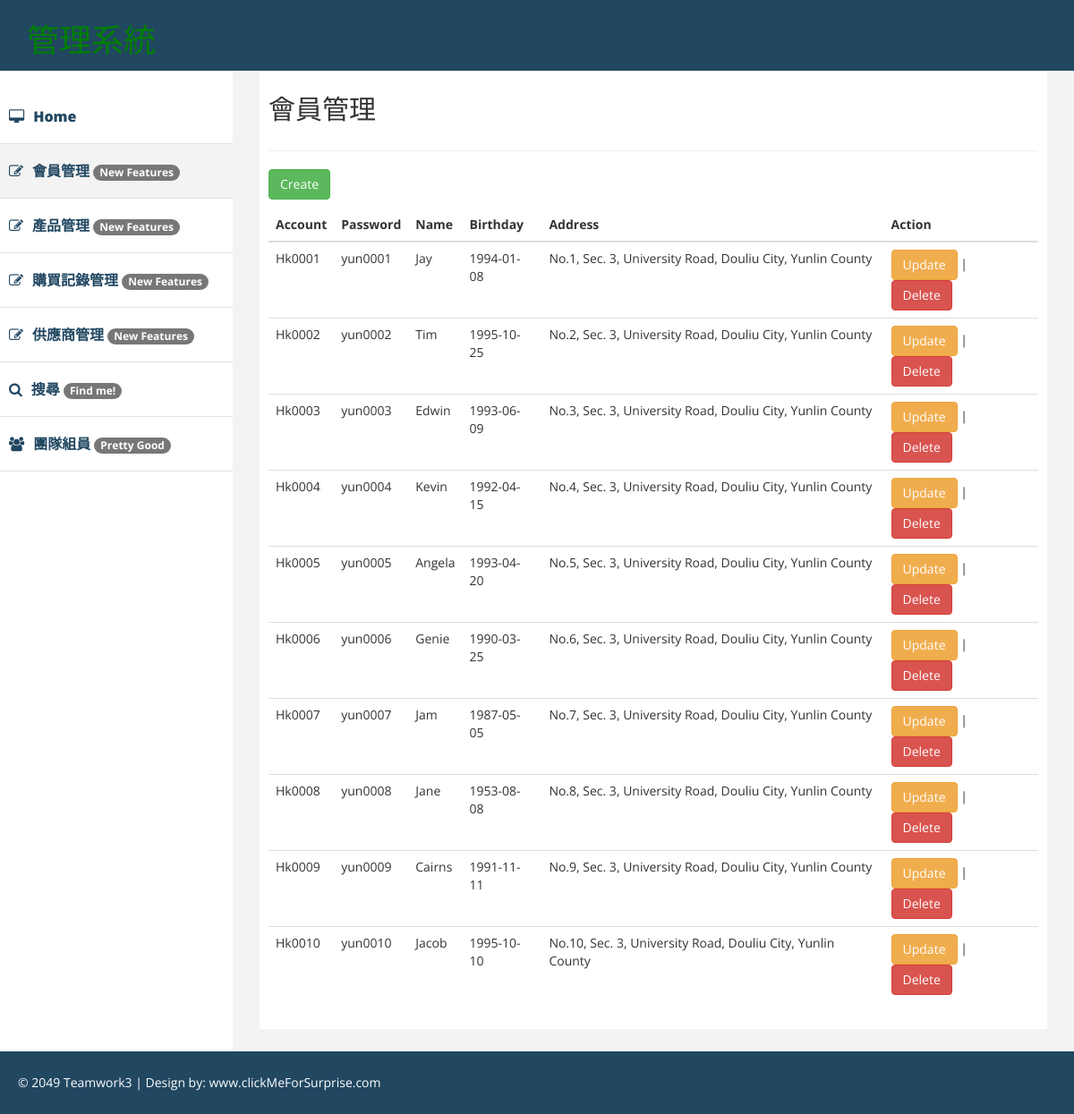
Screenshot of /memberManager.php with the database file from the repository.
### tables this page shows
CREATE TABLE IF NOT EXISTS `member` (
  `Account` char(10) NOT NULL,
  `Password` varchar(30) NOT NULL,
  `Name` varchar(32) NOT NULL,
  `Birthday` date DEFAULT NULL,
  `Address` varchar(255) DEFAULT NULL,
  PRIMARY KEY (`Account`)
);

### www/memberManager.php (the view, shortened to what this page needs)
<!DOCTYPE html>
<html xmlns="http://www.w3.org/1999/xhtml">
<head>
    <link href="assets/css/bootstrap.css" rel="stylesheet" />
    <link href="assets/css/font-awesome.css" rel="stylesheet" />
    <link href="assets/css/custom.css" rel="stylesheet" />
</head>
<body>
    <div id="wrapper">
         <div class="navbar navbar-inverse navbar-fixed-top">
            <div class="adjust-nav">
                <div class="navbar-header">
                    <a class="navbar-brand" href="#" id ="a001">
						<h1>管理系統</h1>
                    </a>
                </div>
            </div>
        </div>
        <nav class="navbar-default navbar-side" role="navigation">
            <div class="sidebar-collapse">
                <ul class="nav" id="main-menu">
                    <li >
                        <a href="index.php" ><i class="fa fa-desktop "></i>Home</a>
                    </li>
                    <li class="active-link">
                        <a href="memberManager.php"><i class="fa fa-edit "></i>會員管理   <span class="badge">New Features</span></a>
                    </li>
                    <li>
                        <a href="itemManager.php"><i class="fa fa-edit "></i>產品管理   <span class="badge">New Features</span></a>
                    </li>
                    <li>
                        <a href="orderManager.php"><i class="fa fa-edit "></i>購買記錄管理   <span class="badge">New Features</span></a></a>
                    </li>
                    <li>
                        <a href="supplierManager.php"><i class="fa fa-edit"></i>供應商管理   <span class="badge">New Features</span></a></a>
                    </li>
					<li>
                        <a href="search"><i class="fa fa-search"></i>搜尋   <span class="badge">Find me!</span></a></a>
                    </li>
					<li>
                        <a href="team"><i class="fa fa-users"></i>團隊組員   <span class="badge">Pretty Good</span></a></a>
                    </li>
                </ul>
                            </div>
        </nav>
        <div id="page-wrapper" >
            <div id="page-inner">
                <div class="row">
                    <div class="col-lg-12">
                     <h2>會員管理</h2>
                    </div>
                </div>
                  <hr />
				  <div class="row">
                    <div class="col-lg-12 ">
            <div class="row">
			<div class="col-lg-12">
               <p>
                <button class="btn btn-success" data-toggle="modal" data-target="#add_new_record_modal">Create</button>
                </p>
				<div class="table-responsive">
                <table class="table">
                      <thead>
                        <tr>
                          <th>Account</th>
                          <th>Password</th>
                          <th>Name</th>
						  <th>Birthday</th>
						  <th>Address</th>
						  <th>Action</th>
                        </tr>
                      </thead>
                      <tbody>
                      <?php
                       include 'db_connection.php';
					   $result = mysqli_query($conn, "SELECT * FROM member");
                       while($row = mysqli_fetch_array($result)) {
                                echo '<tr>';
                                echo '<td contenteditable=\'false\'>'. $row['Account'] . '</td>';
                                echo '<td>'. $row['Password'] . '</td>';
                                echo '<td>'. $row['Name'] . '</td>';
								echo '<td>'. $row['Birthday'] . '</td>';
								echo '<td>'. $row['Address'] . '</td>';
								echo '<td><button onclick="GetUserDetails(\''.$row['Account'].'\')" class="btn btn-warning">Update</button> | <button onclick="DeleteMember(\''.$row['Account'].'\')" class="btn btn-danger">Delete</button></td>';
                                echo '</tr>';
                       }
                      ?>
                      </tbody>
                </table>
				</div>
				</div>
				</div>
        </div>
        </div>
    </div>
    </div>
    <div class="footer">
            <div class="row">
                <div class="col-lg-12" >
                    &copy;  2049 Teamwork3 | Design by: <a href="https://www.youtube.com/watch?v=r9L4AseD-aA" style="color:#fff;" target="_blank">www.clickMeForSurprise.com</a>
                </div>
            </div>
        </div>
</body>
</html>

### www/assets/css/custom.css (style rules this page uses)
body { font-family: 'Open Sans', sans-serif; line-height:30px; }
#wrapper { width: 100%; margin-top:50px; }
#page-wrapper { padding: 15px 15px; min-height: 600px; background:#F3F3F3; }
#page-inner { width:100%; margin:10px 20px 10px 0px; background-color:#fff!important; padding:10px; min-height:1050px; }
.sidebar-collapse .nav { padding:0; padding-top:50px; }
.sidebar-collapse > .nav > li > a { padding:15px 10px; color: #214761; font-weight: 900; font-size: 16px; }
.sidebar-collapse > .nav > li { border-bottom:1px solid #e1e1e1; }
.navbar-side { border:none; background-color: #fff; }
.navbar-inverse { background-color: #214761; border-color: #F0F0F0; min-height: 80px; }
.nav > li > a > i { margin-right:10px; }
.active-link { background-color:#f3f3f3; }
.footer { background-color:#214761; width:100%; color:#fff; padding:20px 50px 20px 50px; padding-left:20px; }
@media (min-width:768px) { #page-wrapper { margin: 0 0 0 260px; padding: 15px 30px; min-height: 1050px; } }
@media (min-width:768px) { .navbar-side { z-index: 1; position: absolute; width: 260px; } }

### www/memberManager.php (style rules this page uses)
a:link#a001, a:visited#a001 { color: white; padding: 5px 30px; text-align: center; text-decoration: none; display: inline-block; color: (internal value); cursor: auto; }

### rows the page displays
member: Account "Hk0001", Password "yun0001", Name "Jay", Birthday "1994-01-08", Address "No.1, Sec. 3, University Road, Douliu City, Yunlin County"
member: Account "Hk0002", Password "yun0002", Name "Tim", Birthday "1995-10-25", Address "No.2, Sec. 3, University Road, Douliu City, Yunlin County"
member: Account "Hk0003", Password "yun0003", Name "Edwin", Birthday "1993-06-09", Address "No.3, Sec. 3, University Road, Douliu City, Yunlin County"
member: Account "Hk0004", Password "yun0004", Name "Kevin", Birthday "1992-04-15", Address "No.4, Sec. 3, University Road, Douliu City, Yunlin County"
member: Account "Hk0005", Password "yun0005", Name "Angela", Birthday "1993-04-20", Address "No.5, Sec. 3, University Road, Douliu City, Yunlin County"
member: Account "Hk0006", Password "yun0006", Name "Genie", Birthday "1990-03-25", Address "No.6, Sec. 3, University Road, Douliu City, Yunlin County"
member: Account "Hk0007", Password "yun0007", Name "Jam", Birthday "1987-05-05", Address "No.7, Sec. 3, University Road, Douliu City, Yunlin County"
member: Account "Hk0008", Password "yun0008", Name "Jane", Birthday "1953-08-08", Address "No.8, Sec. 3, University Road, Douliu City, Yunlin County"
member: Account "Hk0009", Password "yun0009", Name "Cairns", Birthday "1991-11-11", Address "No.9, Sec. 3, University Road, Douliu City, Yunlin County"
member: Account "Hk0010", Password "yun0010", Name "Jacob", Birthday "1995-10-10", Address "No.10, Sec. 3, University Road, Douliu City, Yunlin County"
